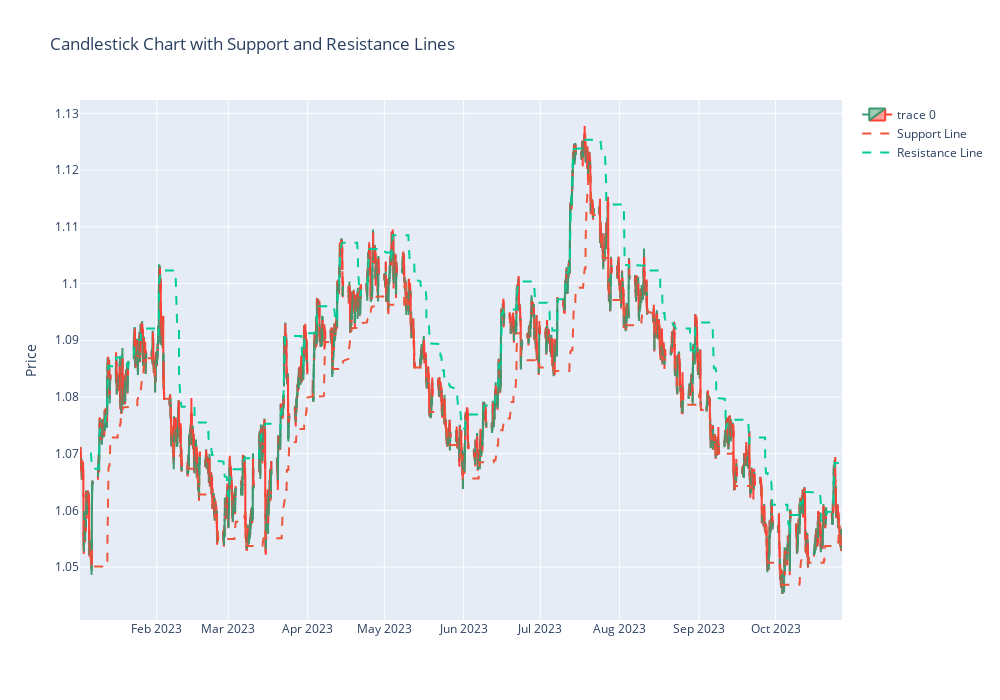

Notebook code cell kept with this figure:
### Markdown cell above
# experiments

### Code cell
support_resistance_chart(data)

### Figure 1 — Plotly figure (JSON) as saved in the notebook; plotly's stock layout.template omitted (floating-point values rounded to 4 significant figures; data arrays with more than 128 entries replaced by an {"elided": "..."} marker saying what was removed)
{"data": [{"close": {"elided": "5092 float values"}, "high": {"elided": "5092 float values"}, "low": {"elided": "5092 float values"}, "open": {"elided": "5092 float values"}, "type": "candlestick", "x": {"elided": "5092 str values"}}, {"line": {"dash": "dash"}, "mode": "lines", "name": "Support Line", "type": "scatter", "x": {"elided": "5092 str values"}, "y": {"elided": "5092 float values"}}, {"line": {"dash": "dash"}, "mode": "lines", "name": "Resistance Line", "type": "scatter", "x": {"elided": "5092 str values"}, "y": {"elided": "5092 float values"}}], "layout": {"height": 700, "title": {"text": "Candlestick Chart with Support and Resistance Lines"}, "width": 1000, "xaxis": {"autorange": true, "range": ["2023-01-01 23:30", "2023-10-26 23:30"], "rangeslider": {"visible": false, "yaxis": {}}, "type": "date"}, "yaxis": {"autorange": true, "range": [1.041, 1.132], "title": {"text": "Price"}, "type": "linear"}}}
